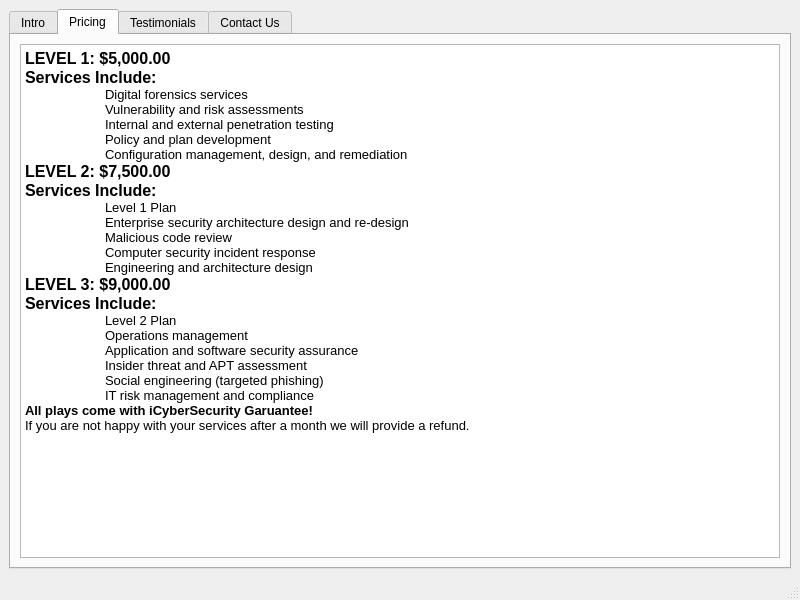
<?xml version="1.0" encoding="UTF-8"?>
<ui version="4.0">
 <class>CustomerWindow</class>
 <widget class="QMainWindow" name="CustomerWindow">
  <property name="geometry">
   <rect>
    <x>0</x>
    <y>0</y>
    <width>800</width>
    <height>600</height>
   </rect>
  </property>
  <property name="windowTitle">
   <string>MainWindow</string>
  </property>
  <widget class="QWidget" name="centralwidget">
   <layout class="QVBoxLayout" name="verticalLayout">
    <item>
     <widget class="QTabWidget" name="tabWidget">
      <property name="currentIndex">
       <number>1</number>
      </property>
      <widget class="QWidget" name="tab">
       <attribute name="title">
        <string>Intro</string>
       </attribute>
       <layout class="QVBoxLayout" name="verticalLayout_2">
        <item>
         <widget class="QTextEdit" name="textEdit">
          <property name="readOnly">
           <bool>true</bool>
          </property>
          <property name="html">
           <string>&lt;!DOCTYPE HTML PUBLIC &quot;-//W3C//DTD HTML 4.0//EN&quot; &quot;http://www.w3.org/TR/REC-html40/strict.dtd&quot;&gt;
&lt;html&gt;&lt;head&gt;&lt;meta name=&quot;qrichtext&quot; content=&quot;1&quot; /&gt;&lt;style type=&quot;text/css&quot;&gt;
p, li { white-space: pre-wrap; }
&lt;/style&gt;&lt;/head&gt;&lt;body style=&quot; font-family:'MS Shell Dlg 2'; font-size:7.8pt; font-weight:400; font-style:normal;&quot;&gt;
&lt;p style=&quot; margin-top:0px; margin-bottom:0px; margin-left:0px; margin-right:0px; -qt-block-indent:0; text-indent:0px;&quot;&gt;&lt;span style=&quot; font-size:10pt;&quot;&gt;The iCyberSecurity team consists of highly skilled, certified IT security experts and engineers. Our senior project leaders have been working in the information security industry since its inception. The majority of our staff hold Top Secret security clearances or above, allowing us to work in virtually any environment, and average at least five years of experience:&lt;/span&gt;&lt;/p&gt;
&lt;p style=&quot;-qt-paragraph-type:empty; margin-top:0px; margin-bottom:0px; margin-left:0px; margin-right:0px; -qt-block-indent:0; text-indent:0px; font-size:10pt;&quot;&gt;&lt;br /&gt;&lt;/p&gt;
&lt;p style=&quot; margin-top:0px; margin-bottom:0px; margin-left:0px; margin-right:0px; -qt-block-indent:0; text-indent:0px;&quot;&gt;&lt;span style=&quot; font-size:10pt;&quot;&gt;Developing, evaluating and implementing cyber security policy&lt;/span&gt;&lt;/p&gt;
&lt;p style=&quot; margin-top:0px; margin-bottom:0px; margin-left:0px; margin-right:0px; -qt-block-indent:0; text-indent:0px;&quot;&gt;&lt;span style=&quot; font-size:10pt;&quot;&gt;Conducting risk and vulnerability assessments&lt;/span&gt;&lt;/p&gt;
&lt;p style=&quot; margin-top:0px; margin-bottom:0px; margin-left:0px; margin-right:0px; -qt-block-indent:0; text-indent:0px;&quot;&gt;&lt;span style=&quot; font-size:10pt;&quot;&gt;Securing and optimizing our nation’s most critical and private IT systems&lt;/span&gt;&lt;/p&gt;
&lt;p style=&quot; margin-top:0px; margin-bottom:0px; margin-left:0px; margin-right:0px; -qt-block-indent:0; text-indent:0px;&quot;&gt;&lt;span style=&quot; font-size:10pt;&quot;&gt;Most importantly, when you’re a iCyberSecurity customer, we commit to you as your partner in information security. Your problems are our problems; we are personally engaged with your project from initiation through completion, and dedicate ourselves to your needs when you retain our services on an ongoing basis. Throughout every consulting project, iCyberSecurity shares its best practices and corporate knowledge. In this way, we transfer our expertise to our customers, providing you with a level set and the ability to confidently monitor, manage, and improve your risk posture on an ongoing basis.&lt;/span&gt;&lt;/p&gt;&lt;/body&gt;&lt;/html&gt;</string>
          </property>
         </widget>
        </item>
       </layout>
      </widget>
      <widget class="QWidget" name="tab_2">
       <attribute name="title">
        <string>Pricing</string>
       </attribute>
       <layout class="QVBoxLayout" name="verticalLayout_3">
        <item>
         <widget class="QTextEdit" name="textEdit_2">
          <property name="readOnly">
           <bool>true</bool>
          </property>
          <property name="html">
           <string>&lt;!DOCTYPE HTML PUBLIC &quot;-//W3C//DTD HTML 4.0//EN&quot; &quot;http://www.w3.org/TR/REC-html40/strict.dtd&quot;&gt;
&lt;html&gt;&lt;head&gt;&lt;meta name=&quot;qrichtext&quot; content=&quot;1&quot; /&gt;&lt;style type=&quot;text/css&quot;&gt;
p, li { white-space: pre-wrap; }
&lt;/style&gt;&lt;/head&gt;&lt;body style=&quot; font-family:'MS Shell Dlg 2'; font-size:7.8pt; font-weight:400; font-style:normal;&quot;&gt;
&lt;p style=&quot; margin-top:0px; margin-bottom:0px; margin-left:0px; margin-right:0px; -qt-block-indent:0; text-indent:0px;&quot;&gt;&lt;span style=&quot; font-size:12pt; font-weight:600;&quot;&gt;LEVEL 1: $5,000.00&lt;/span&gt;&lt;/p&gt;
&lt;p style=&quot; margin-top:0px; margin-bottom:0px; margin-left:0px; margin-right:0px; -qt-block-indent:0; text-indent:0px;&quot;&gt;&lt;span style=&quot; font-size:12pt; font-weight:600;&quot;&gt;Services Include: &lt;/span&gt;&lt;/p&gt;
&lt;p style=&quot; margin-top:0px; margin-bottom:0px; margin-left:0px; margin-right:0px; -qt-block-indent:0; text-indent:0px;&quot;&gt;&lt;span style=&quot; font-size:10pt;&quot;&gt;	Digital forensics services&lt;/span&gt;&lt;/p&gt;
&lt;p style=&quot; margin-top:0px; margin-bottom:0px; margin-left:0px; margin-right:0px; -qt-block-indent:0; text-indent:0px;&quot;&gt;&lt;span style=&quot; font-size:10pt;&quot;&gt;	Vulnerability and risk assessments&lt;/span&gt;&lt;/p&gt;
&lt;p style=&quot; margin-top:0px; margin-bottom:0px; margin-left:0px; margin-right:0px; -qt-block-indent:0; text-indent:0px;&quot;&gt;&lt;span style=&quot; font-size:10pt;&quot;&gt;	Internal and external penetration testing&lt;/span&gt;&lt;/p&gt;
&lt;p style=&quot; margin-top:0px; margin-bottom:0px; margin-left:0px; margin-right:0px; -qt-block-indent:0; text-indent:0px;&quot;&gt;&lt;span style=&quot; font-size:10pt;&quot;&gt;	Policy and plan development&lt;/span&gt;&lt;/p&gt;
&lt;p style=&quot; margin-top:0px; margin-bottom:0px; margin-left:0px; margin-right:0px; -qt-block-indent:0; text-indent:0px;&quot;&gt;&lt;span style=&quot; font-size:10pt;&quot;&gt;	Configuration management, design, and remediation&lt;/span&gt;&lt;/p&gt;
&lt;p style=&quot; margin-top:0px; margin-bottom:0px; margin-left:0px; margin-right:0px; -qt-block-indent:0; text-indent:0px;&quot;&gt;&lt;span style=&quot; font-size:12pt; font-weight:600;&quot;&gt;LEVEL 2: $7,500.00&lt;/span&gt;&lt;/p&gt;
&lt;p style=&quot; margin-top:0px; margin-bottom:0px; margin-left:0px; margin-right:0px; -qt-block-indent:0; text-indent:0px;&quot;&gt;&lt;span style=&quot; font-size:12pt; font-weight:600;&quot;&gt;Services Include:&lt;/span&gt;&lt;/p&gt;
&lt;p style=&quot; margin-top:0px; margin-bottom:0px; margin-left:0px; margin-right:0px; -qt-block-indent:0; text-indent:0px;&quot;&gt;&lt;span style=&quot; font-size:10pt;&quot;&gt;	Level 1 Plan&lt;/span&gt;&lt;/p&gt;
&lt;p style=&quot; margin-top:0px; margin-bottom:0px; margin-left:0px; margin-right:0px; -qt-block-indent:0; text-indent:0px;&quot;&gt;&lt;span style=&quot; font-size:10pt;&quot;&gt;	Enterprise security architecture design and re-design&lt;/span&gt;&lt;/p&gt;
&lt;p style=&quot; margin-top:0px; margin-bottom:0px; margin-left:0px; margin-right:0px; -qt-block-indent:0; text-indent:0px;&quot;&gt;&lt;span style=&quot; font-size:10pt;&quot;&gt;	Malicious code review&lt;/span&gt;&lt;/p&gt;
&lt;p style=&quot; margin-top:0px; margin-bottom:0px; margin-left:0px; margin-right:0px; -qt-block-indent:0; text-indent:0px;&quot;&gt;&lt;span style=&quot; font-size:10pt;&quot;&gt;	Computer security incident response&lt;/span&gt;&lt;/p&gt;
&lt;p style=&quot; margin-top:0px; margin-bottom:0px; margin-left:0px; margin-right:0px; -qt-block-indent:0; text-indent:0px;&quot;&gt;&lt;span style=&quot; font-size:10pt;&quot;&gt;	Engineering and architecture design&lt;/span&gt;&lt;/p&gt;
&lt;p style=&quot; margin-top:0px; margin-bottom:0px; margin-left:0px; margin-right:0px; -qt-block-indent:0; text-indent:0px;&quot;&gt;&lt;span style=&quot; font-size:12pt; font-weight:600;&quot;&gt;LEVEL 3: $9,000.00&lt;/span&gt;&lt;/p&gt;
&lt;p style=&quot; margin-top:0px; margin-bottom:0px; margin-left:0px; margin-right:0px; -qt-block-indent:0; text-indent:0px;&quot;&gt;&lt;span style=&quot; font-size:12pt; font-weight:600;&quot;&gt;Services Include:&lt;/span&gt;&lt;/p&gt;
&lt;p style=&quot; margin-top:0px; margin-bottom:0px; margin-left:0px; margin-right:0px; -qt-block-indent:0; text-indent:0px;&quot;&gt;&lt;span style=&quot; font-size:10pt;&quot;&gt;	Level 2 Plan&lt;/span&gt;&lt;/p&gt;
&lt;p style=&quot; margin-top:0px; margin-bottom:0px; margin-left:0px; margin-right:0px; -qt-block-indent:0; text-indent:0px;&quot;&gt;&lt;span style=&quot; font-size:10pt;&quot;&gt;	Operations management&lt;/span&gt;&lt;/p&gt;
&lt;p style=&quot; margin-top:0px; margin-bottom:0px; margin-left:0px; margin-right:0px; -qt-block-indent:0; text-indent:0px;&quot;&gt;&lt;span style=&quot; font-size:10pt;&quot;&gt;	Application and software security assurance&lt;/span&gt;&lt;/p&gt;
&lt;p style=&quot; margin-top:0px; margin-bottom:0px; margin-left:0px; margin-right:0px; -qt-block-indent:0; text-indent:0px;&quot;&gt;&lt;span style=&quot; font-size:10pt;&quot;&gt;	Insider threat and APT assessment&lt;/span&gt;&lt;/p&gt;
&lt;p style=&quot; margin-top:0px; margin-bottom:0px; margin-left:0px; margin-right:0px; -qt-block-indent:0; text-indent:0px;&quot;&gt;&lt;span style=&quot; font-size:10pt;&quot;&gt;	Social engineering (targeted phishing)&lt;/span&gt;&lt;/p&gt;
&lt;p style=&quot; margin-top:0px; margin-bottom:0px; margin-left:0px; margin-right:0px; -qt-block-indent:0; text-indent:0px;&quot;&gt;&lt;span style=&quot; font-size:10pt;&quot;&gt;	IT risk management and compliance&lt;/span&gt;&lt;/p&gt;
&lt;p style=&quot; margin-top:0px; margin-bottom:0px; margin-left:0px; margin-right:0px; -qt-block-indent:0; text-indent:0px;&quot;&gt;&lt;span style=&quot; font-size:10pt; font-weight:600;&quot;&gt;All plays come with iCyberSecurity Garuantee!&lt;/span&gt;&lt;/p&gt;
&lt;p style=&quot; margin-top:0px; margin-bottom:0px; margin-left:0px; margin-right:0px; -qt-block-indent:0; text-indent:0px;&quot;&gt;&lt;span style=&quot; font-size:10pt;&quot;&gt;If you are not happy with your services after a month we will provide a refund.&lt;/span&gt;&lt;/p&gt;&lt;/body&gt;&lt;/html&gt;</string>
          </property>
         </widget>
        </item>
       </layout>
      </widget>
      <widget class="QWidget" name="tab_3">
       <attribute name="title">
        <string>Testimonials</string>
       </attribute>
       <layout class="QVBoxLayout" name="verticalLayout_6">
        <item>
         <layout class="QVBoxLayout" name="verticalLayout_4">
          <item>
           <widget class="QStackedWidget" name="stackedWidget">
            <property name="currentIndex">
             <number>2</number>
            </property>
            <widget class="QWidget" name="page">
             <layout class="QVBoxLayout" name="verticalLayout_8">
              <item>
               <widget class="QTextEdit" name="textEdit_5">
                <property name="readOnly">
                 <bool>true</bool>
                </property>
                <property name="html">
                 <string>&lt;!DOCTYPE HTML PUBLIC &quot;-//W3C//DTD HTML 4.0//EN&quot; &quot;http://www.w3.org/TR/REC-html40/strict.dtd&quot;&gt;
&lt;html&gt;&lt;head&gt;&lt;meta name=&quot;qrichtext&quot; content=&quot;1&quot; /&gt;&lt;style type=&quot;text/css&quot;&gt;
p, li { white-space: pre-wrap; }
&lt;/style&gt;&lt;/head&gt;&lt;body style=&quot; font-family:'MS Shell Dlg 2'; font-size:7.8pt; font-weight:400; font-style:normal;&quot;&gt;
&lt;p style=&quot; margin-top:0px; margin-bottom:0px; margin-left:0px; margin-right:0px; -qt-block-indent:0; text-indent:0px;&quot;&gt;1&lt;/p&gt;&lt;/body&gt;&lt;/html&gt;</string>
                </property>
               </widget>
              </item>
             </layout>
            </widget>
            <widget class="QWidget" name="page_2">
             <layout class="QVBoxLayout" name="verticalLayout_7">
              <item>
               <widget class="QTextEdit" name="textEdit_3">
                <property name="readOnly">
                 <bool>true</bool>
                </property>
                <property name="html">
                 <string>&lt;!DOCTYPE HTML PUBLIC &quot;-//W3C//DTD HTML 4.0//EN&quot; &quot;http://www.w3.org/TR/REC-html40/strict.dtd&quot;&gt;
&lt;html&gt;&lt;head&gt;&lt;meta name=&quot;qrichtext&quot; content=&quot;1&quot; /&gt;&lt;style type=&quot;text/css&quot;&gt;
p, li { white-space: pre-wrap; }
&lt;/style&gt;&lt;/head&gt;&lt;body style=&quot; font-family:'MS Shell Dlg 2'; font-size:7.8pt; font-weight:400; font-style:normal;&quot;&gt;
&lt;p style=&quot; margin-top:0px; margin-bottom:0px; margin-left:0px; margin-right:0px; -qt-block-indent:0; text-indent:0px;&quot;&gt;2&lt;/p&gt;&lt;/body&gt;&lt;/html&gt;</string>
                </property>
               </widget>
              </item>
             </layout>
            </widget>
            <widget class="QWidget" name="page_3">
             <layout class="QVBoxLayout" name="verticalLayout_9">
              <item>
               <widget class="QTextEdit" name="textEdit_6">
                <property name="readOnly">
                 <bool>true</bool>
                </property>
                <property name="html">
                 <string>&lt;!DOCTYPE HTML PUBLIC &quot;-//W3C//DTD HTML 4.0//EN&quot; &quot;http://www.w3.org/TR/REC-html40/strict.dtd&quot;&gt;
&lt;html&gt;&lt;head&gt;&lt;meta name=&quot;qrichtext&quot; content=&quot;1&quot; /&gt;&lt;style type=&quot;text/css&quot;&gt;
p, li { white-space: pre-wrap; }
&lt;/style&gt;&lt;/head&gt;&lt;body style=&quot; font-family:'MS Shell Dlg 2'; font-size:7.8pt; font-weight:400; font-style:normal;&quot;&gt;
&lt;p style=&quot; margin-top:0px; margin-bottom:0px; margin-left:0px; margin-right:0px; -qt-block-indent:0; text-indent:0px;&quot;&gt;3&lt;/p&gt;&lt;/body&gt;&lt;/html&gt;</string>
                </property>
               </widget>
              </item>
             </layout>
            </widget>
           </widget>
          </item>
          <item>
           <layout class="QHBoxLayout" name="horizontalLayout">
            <item>
             <widget class="QPushButton" name="pushButton">
              <property name="text">
               <string>Prev</string>
              </property>
             </widget>
            </item>
            <item>
             <spacer name="horizontalSpacer">
              <property name="orientation">
               <enum>Qt::Horizontal</enum>
              </property>
              <property name="sizeHint" stdset="0">
               <size>
                <width>498</width>
                <height>20</height>
               </size>
              </property>
             </spacer>
            </item>
            <item>
             <widget class="QLabel" name="pageLabel">
              <property name="text">
               <string/>
              </property>
             </widget>
            </item>
            <item>
             <widget class="QPushButton" name="pushButton_2">
              <property name="text">
               <string>Next</string>
              </property>
             </widget>
            </item>
           </layout>
          </item>
         </layout>
        </item>
       </layout>
      </widget>
      <widget class="QWidget" name="tab_4">
       <attribute name="title">
        <string>Contact Us</string>
       </attribute>
       <layout class="QVBoxLayout" name="verticalLayout_5">
        <item>
         <widget class="QTextEdit" name="textEdit_4">
          <property name="readOnly">
           <bool>true</bool>
          </property>
          <property name="html">
           <string>&lt;!DOCTYPE HTML PUBLIC &quot;-//W3C//DTD HTML 4.0//EN&quot; &quot;http://www.w3.org/TR/REC-html40/strict.dtd&quot;&gt;
&lt;html&gt;&lt;head&gt;&lt;meta name=&quot;qrichtext&quot; content=&quot;1&quot; /&gt;&lt;style type=&quot;text/css&quot;&gt;
p, li { white-space: pre-wrap; }
&lt;/style&gt;&lt;/head&gt;&lt;body style=&quot; font-family:'MS Shell Dlg 2'; font-size:7.8pt; font-weight:400; font-style:normal;&quot;&gt;
&lt;table border=&quot;0&quot; style=&quot; margin-top:0px; margin-bottom:0px; margin-left:0px; margin-right:0px;&quot; cellspacing=&quot;2&quot; cellpadding=&quot;0&quot; bgcolor=&quot;#ffffff&quot;&gt;
&lt;tr&gt;
&lt;td style=&quot; vertical-align:top; padding-left:10; padding-right:10; padding-top:0; padding-bottom:0;&quot;&gt;
&lt;p style=&quot; margin-top:0px; margin-bottom:0px; margin-left:0px; margin-right:0px; -qt-block-indent:0; text-indent:0px;&quot;&gt;&lt;a name=&quot;LC28&quot;&gt;&lt;/a&gt;&lt;span style=&quot; font-family:'Consolas,Liberation Mono,Menlo,Courier,monospace'; font-size:8pt; color:#333333;&quot;&gt;C&lt;/span&gt;&lt;span style=&quot; font-family:'Consolas,Liberation Mono,Menlo,Courier,monospace'; font-size:8pt; color:#333333;&quot;&gt;ontact Info:&lt;/span&gt;&lt;/p&gt;&lt;/td&gt;
&lt;td&gt;&lt;/td&gt;&lt;/tr&gt;
&lt;tr&gt;
&lt;td style=&quot; vertical-align:top; padding-left:10; padding-right:10; padding-top:0; padding-bottom:0;&quot;&gt;&lt;/td&gt;
&lt;td style=&quot; vertical-align:top; padding-left:10; padding-right:10; padding-top:0; padding-bottom:0;&quot;&gt;&lt;/td&gt;&lt;/tr&gt;
&lt;tr&gt;
&lt;td style=&quot; vertical-align:top; padding-left:10; padding-right:10; padding-top:0; padding-bottom:0;&quot;&gt;&lt;/td&gt;
&lt;td style=&quot; vertical-align:top; padding-left:10; padding-right:10; padding-top:0; padding-bottom:0;&quot;&gt;
&lt;p style=&quot; margin-top:0px; margin-bottom:0px; margin-left:0px; margin-right:0px; -qt-block-indent:0; text-indent:0px;&quot;&gt;&lt;a name=&quot;L29&quot;&gt;&lt;/a&gt;&lt;span style=&quot; font-family:'Consolas,Liberation Mono,Menlo,Courier,monospace'; font-size:8pt; color:#333333;&quot;&gt;i&lt;/span&gt;&lt;span style=&quot; font-family:'Consolas,Liberation Mono,Menlo,Courier,monospace'; font-size:8pt; color:#333333;&quot;&gt;CyberSecurity inc.&lt;/span&gt;&lt;/p&gt;&lt;/td&gt;&lt;/tr&gt;
&lt;tr&gt;
&lt;td style=&quot; vertical-align:top; padding-left:10; padding-right:10; padding-top:0; padding-bottom:0;&quot;&gt;&lt;/td&gt;
&lt;td style=&quot; vertical-align:top; padding-left:10; padding-right:10; padding-top:0; padding-bottom:0;&quot;&gt;
&lt;p style=&quot; margin-top:0px; margin-bottom:0px; margin-left:0px; margin-right:0px; -qt-block-indent:0; text-indent:0px;&quot;&gt;&lt;a name=&quot;L31&quot;&gt;&lt;/a&gt;&lt;span style=&quot; font-family:'Consolas,Liberation Mono,Menlo,Courier,monospace'; font-size:8pt; color:#333333;&quot;&gt;7&lt;/span&gt;&lt;span style=&quot; font-family:'Consolas,Liberation Mono,Menlo,Courier,monospace'; font-size:8pt; color:#333333;&quot;&gt;89456 Jamaica Island&lt;/span&gt;&lt;/p&gt;&lt;/td&gt;&lt;/tr&gt;
&lt;tr&gt;
&lt;td style=&quot; vertical-align:top; padding-left:10; padding-right:10; padding-top:0; padding-bottom:0;&quot;&gt;&lt;/td&gt;
&lt;td style=&quot; vertical-align:top; padding-left:10; padding-right:10; padding-top:0; padding-bottom:0;&quot;&gt;
&lt;p style=&quot; margin-top:0px; margin-bottom:0px; margin-left:0px; margin-right:0px; -qt-block-indent:0; text-indent:0px;&quot;&gt;&lt;a name=&quot;L32&quot;&gt;&lt;/a&gt;&lt;span style=&quot; font-family:'Consolas,Liberation Mono,Menlo,Courier,monospace'; font-size:8pt; color:#333333;&quot;&gt;J&lt;/span&gt;&lt;span style=&quot; font-family:'Consolas,Liberation Mono,Menlo,Courier,monospace'; font-size:8pt; color:#333333;&quot;&gt;ahmanway, Jamaica 98765&lt;/span&gt;&lt;/p&gt;&lt;/td&gt;&lt;/tr&gt;
&lt;tr&gt;
&lt;td style=&quot; vertical-align:top; padding-left:10; padding-right:10; padding-top:0; padding-bottom:0;&quot;&gt;&lt;/td&gt;
&lt;td style=&quot; vertical-align:top; padding-left:10; padding-right:10; padding-top:0; padding-bottom:0;&quot;&gt;
&lt;p style=&quot; margin-top:0px; margin-bottom:0px; margin-left:0px; margin-right:0px; -qt-block-indent:0; text-indent:0px;&quot;&gt;&lt;a name=&quot;L33&quot;&gt;&lt;/a&gt;&lt;span style=&quot; font-family:'Consolas,Liberation Mono,Menlo,Courier,monospace'; font-size:8pt; color:#333333;&quot;&gt;(&lt;/span&gt;&lt;span style=&quot; font-family:'Consolas,Liberation Mono,Menlo,Courier,monospace'; font-size:8pt; color:#333333;&quot;&gt;555)123-5555&lt;/span&gt;&lt;/p&gt;&lt;/td&gt;&lt;/tr&gt;
&lt;tr&gt;
&lt;td style=&quot; vertical-align:top; padding-left:10; padding-right:10; padding-top:0; padding-bottom:0;&quot;&gt;&lt;/td&gt;
&lt;td style=&quot; vertical-align:top; padding-left:10; padding-right:10; padding-top:0; padding-bottom:0;&quot;&gt;&lt;/td&gt;&lt;/tr&gt;
&lt;tr&gt;
&lt;td style=&quot; vertical-align:top; padding-left:10; padding-right:10; padding-top:0; padding-bottom:0;&quot;&gt;&lt;/td&gt;
&lt;td style=&quot; vertical-align:top; padding-left:10; padding-right:10; padding-top:0; padding-bottom:0;&quot;&gt;
&lt;p style=&quot; margin-top:0px; margin-bottom:0px; margin-left:0px; margin-right:0px; -qt-block-indent:0; text-indent:0px;&quot;&gt;&lt;a name=&quot;L34&quot;&gt;&lt;/a&gt;&lt;span style=&quot; font-family:'Consolas,Liberation Mono,Menlo,Courier,monospace'; font-size:8pt; color:#333333;&quot;&gt;h&lt;/span&gt;&lt;span style=&quot; font-family:'Consolas,Liberation Mono,Menlo,Courier,monospace'; font-size:8pt; color:#333333;&quot;&gt;ttps://iCyberSecurity.com&lt;/span&gt;&lt;/p&gt;&lt;/td&gt;&lt;/tr&gt;&lt;/table&gt;&lt;/body&gt;&lt;/html&gt;</string>
          </property>
         </widget>
        </item>
       </layout>
      </widget>
     </widget>
    </item>
   </layout>
  </widget>
  <widget class="QMenuBar" name="menubar">
   <property name="geometry">
    <rect>
     <x>0</x>
     <y>0</y>
     <width>800</width>
     <height>26</height>
    </rect>
   </property>
  </widget>
  <widget class="QStatusBar" name="statusbar"/>
 </widget>
 <resources/>
 <connections/>
</ui>
